Frame 1 (no input): blank canvas, image omitted
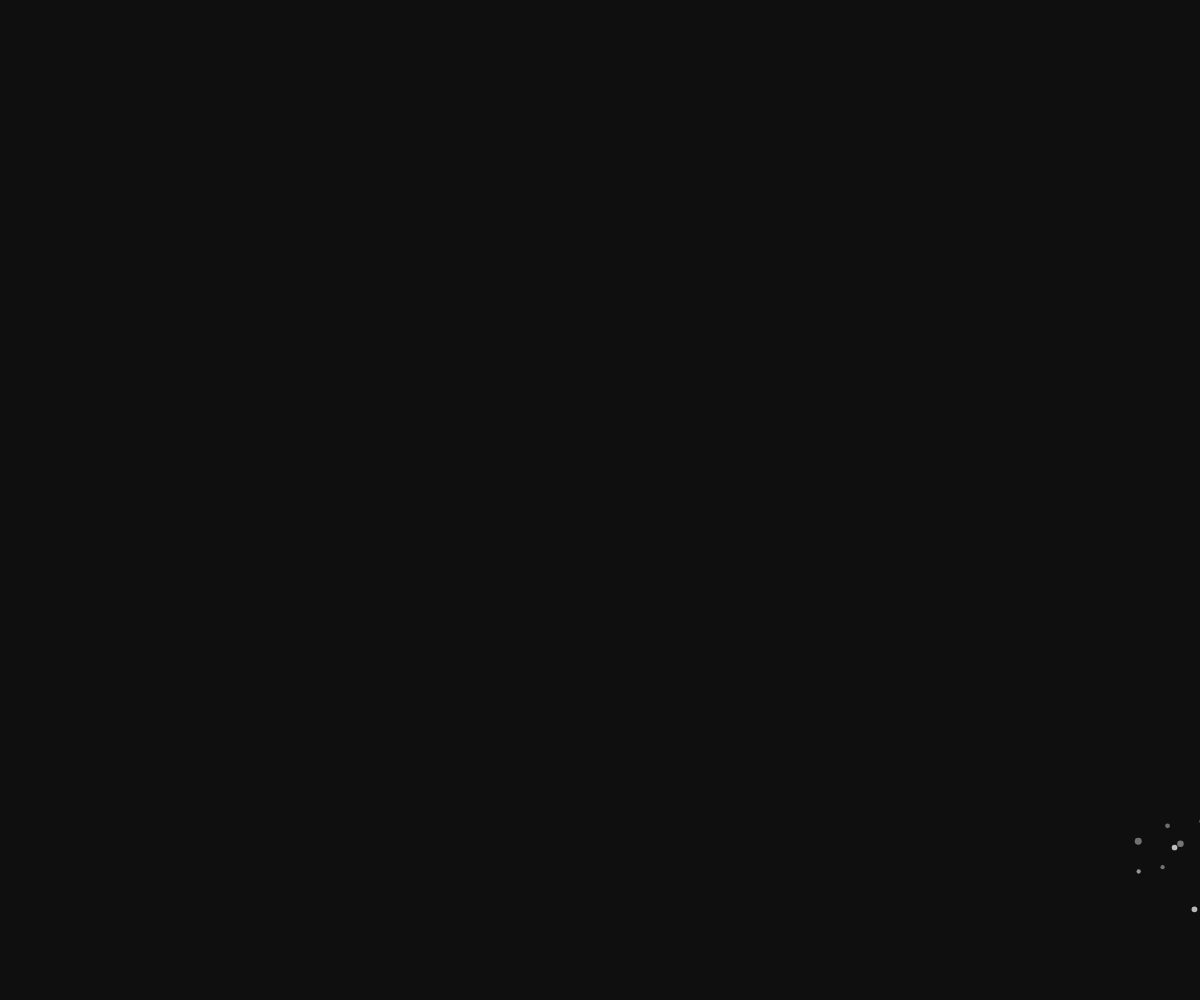
Frame 60 (no input)
Frame 120 (the mouse pressed at the canvas centre since frame 60): blank canvas, image omitted

The p5.js sketch that drew this single still picture (run headless with seeded random() and noise() and a simulated clock; from frame 60 on, the mouse is pressed at the canvas centre):

// p5.js sketch
// ── sketch.js
let cSize = {};

let particles = [];
let fireworks = [];
let pM;

function setup() {
    cSize.x = windowWidth;
    cSize.y = windowHeight;
    // cSize.x = 400;
    // cSize.y = 400;

    createCanvas(cSize.x,cSize.y);

    pM = new particleManager();
}

function draw() {
    background(15);

    for (var i = 0; i < particles.length; i++) {
        particles[i].update();
        particles[i].render();
    }

    if (random(0,150) >= 140) {
        fireworks.push(new firework(random(0,cSize.x),random(0,cSize.y)));
        fireworks[fireworks.length - 1].spawn();
    }

    pM.update();

}
// ── particle.js
function particleObject(x,y,size,ang,vel,veldecay,life,lifedecay,type,red,green,blue,gravity) {    // BASIC PARTICLE -- Creates a single particle
    this.pos = createVector(x,y);                                           // used by particle systems to create effects
    this.vel = createVector(0,0);         
    this.acc = createVector(0,0);                                  // ARGUMENT LIST:
    this.heading = ang;                                                     //x,y,size,ang1,ang2,vel,veldecay,life,lifedecay
    this.size = size;
    this.lifespan = life;
    this.color = {r: red, g: green, b: blue};
    this.gravity = gravity;
    
    this.direction = function() {
        var force = p5.Vector.fromAngle(this.heading);
        this.vel.add(force.mult(vel));
    }
    
    this.isDead = function() {
        if (this.lifespan >= 0) {
            return false;
        } else {
            return true;
        }
    }
    
    this.render = function() {
        if (type === "square") {
            noStroke();
            fill(this.color.r,this.color.g,this.color.b,this.lifespan);
            rect(this.pos.x,this.pos.y,this.size,this.size);
        }
        if (type === "circle") {
            noStroke();
            fill(this.color.r,this.color.g,this.color.b,this.lifespan);
            ellipse(this.pos.x,this.pos.y,this.size,this.size);
        }
    }
    
    this.update = function() {
        if (this.gravity) {
            this.acc.y += 0.004;
            this.vel.add(this.acc);
        }
        this.pos.add(this.vel);
        this.vel.mult(veldecay);
        this.lifespan -= lifedecay;
    }
    
}
// ── particleSystems.js
function particleManager () { //PARTICLE MANAGER -- Makes sure all resources are used effectively
    this.particleAlive = false;
    
    this.allDead = function() {                      //Runs through all onscreen particles, returns if they've ALL died
        this.deadCount = 0;
        
        for (var i = 0; i < particles.length; i++) {
            if (particles[i].isDead()) {            
                this.deadCount++;
            } 
        }
        
        if (this.deadCount === particles.length) {
            return true;
        } else {
            return false;
        }
    }
    
    this.cleanUp = function() {                      //Clears all the arrays containing particles and particle systems
        this.particleAlive = false;
        console.log("clean");

        particles.length = 0;
        fireworks.length = 0;
        
        //New systems go here//
    }
    
    this.update = function() {                       //Checks whether every particle onscreen is dead, if so, run 
        if (this.particleAlive) {                    //cleanUp()
            if (this.allDead()) {
                this.cleanUp();
            } 
        }
    }
}

//PARTICAL SYSTEMS//

function firework (x,y) { //EXPLOSION PARTICLE -- Makes an explosion at a specified x,y
    this.pos = createVector(x,y);
    this.colors = [255,0];
    this.color = {r:this.colors[Math.round(random(0,this.colors.length - 1))],g:this.colors[Math.round(random(0,this.colors.length - 1))],b:this.colors[Math.round(random(0,this.colors.length - 1))]};
    this.numPar = random(8,20);
    
    this.spawn = function() {
        pM.particleAlive = true;
        
        for (var i = 0; i < this.numPar; i++) {               
            this.vel = random(2.5,8);
            this.lifedecay = random(5,15);
            this.angle = random(0,2*PI);
            this.size = random(4,7);
            
            particles.push(new particleObject(this.pos.x,this.pos.y,this.size,this.angle,this.vel,0.9,255,this.lifedecay,"circle",this.color.r,this.color.g,this.color.b));
            particles[particles.length - 1].direction();
        }
    }
    
}

//IMPORTANT: When creating new partical System Instances, be sure to call .spawn() after you create your instance.

//Notes: When creating new particle Systems, you have to run the direction method, otherwise your particle will 
//not move. It is also important to tell the particle Manager that you have created a new particle System,
//otherwise the Manager will not be able to properly clean up.

//-PI/2 === UP
